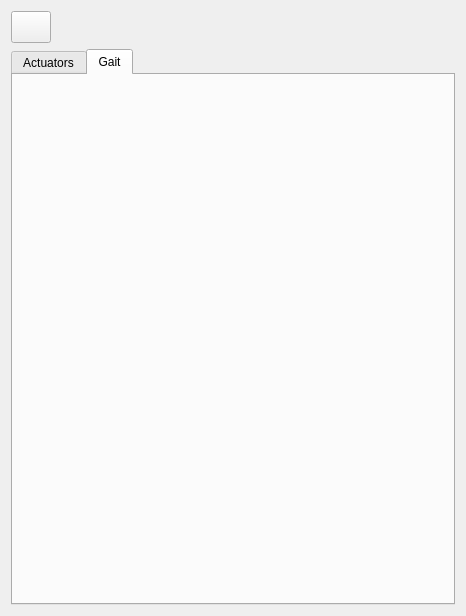
<?xml version="1.0" encoding="UTF-8"?>
<ui version="4.0">
 <class>LeggedMtlobeWidget</class>
 <widget class="QWidget" name="LeggedMtlobeWidget">
  <property name="geometry">
   <rect>
    <x>0</x>
    <y>0</y>
    <width>466</width>
    <height>616</height>
   </rect>
  </property>
  <property name="windowTitle">
   <string>Form</string>
  </property>
  <layout class="QVBoxLayout" name="verticalLayout">
   <item>
    <layout class="QHBoxLayout" name="horizontalLayout">
     <item>
      <widget class="QPushButton" name="pushButtonDelete">
       <property name="sizePolicy">
        <sizepolicy hsizetype="Minimum" vsizetype="Minimum">
         <horstretch>0</horstretch>
         <verstretch>0</verstretch>
        </sizepolicy>
       </property>
       <property name="minimumSize">
        <size>
         <width>32</width>
         <height>32</height>
        </size>
       </property>
       <property name="text">
        <string/>
       </property>
       <property name="icon">
        <iconset resource="../resources/icons.qrc">
         <normaloff>:/icons/trash.svg</normaloff>:/icons/trash.svg</iconset>
       </property>
      </widget>
     </item>
     <item>
      <spacer name="horizontalSpacer">
       <property name="orientation">
        <enum>Qt::Horizontal</enum>
       </property>
       <property name="sizeHint" stdset="0">
        <size>
         <width>40</width>
         <height>20</height>
        </size>
       </property>
      </spacer>
     </item>
    </layout>
   </item>
   <item>
    <widget class="QTabWidget" name="tabWidget">
     <property name="currentIndex">
      <number>1</number>
     </property>
     <widget class="QWidget" name="tabActuators">
      <attribute name="title">
       <string>Actuators</string>
      </attribute>
      <layout class="QGridLayout" name="gridLayout_7">
       <item row="0" column="2">
        <layout class="QGridLayout" name="gridLayout_4">
         <item row="2" column="1">
          <widget class="ActuatorSelector" name="comboBoxLimitSwitchStartPin_10">
           <property name="enabled">
            <bool>true</bool>
           </property>
           <property name="sizePolicy">
            <sizepolicy hsizetype="Minimum" vsizetype="Minimum">
             <horstretch>0</horstretch>
             <verstretch>0</verstretch>
            </sizepolicy>
           </property>
           <property name="toolTip">
            <string>The actuator responsible for steering the forward facing set of wheels.</string>
           </property>
          </widget>
         </item>
         <item row="3" column="1">
          <widget class="ActuatorSelector" name="comboBoxLimitSwitchStartPin_11">
           <property name="enabled">
            <bool>true</bool>
           </property>
           <property name="sizePolicy">
            <sizepolicy hsizetype="Minimum" vsizetype="Minimum">
             <horstretch>0</horstretch>
             <verstretch>0</verstretch>
            </sizepolicy>
           </property>
           <property name="toolTip">
            <string>The actuator responsible for steering the forward facing set of wheels.</string>
           </property>
          </widget>
         </item>
         <item row="3" column="0">
          <widget class="QLabel" name="label_13">
           <property name="sizePolicy">
            <sizepolicy hsizetype="Minimum" vsizetype="Minimum">
             <horstretch>0</horstretch>
             <verstretch>0</verstretch>
            </sizepolicy>
           </property>
           <property name="text">
            <string>Tibia</string>
           </property>
           <property name="alignment">
            <set>Qt::AlignRight|Qt::AlignTrailing|Qt::AlignVCenter</set>
           </property>
          </widget>
         </item>
         <item row="1" column="0">
          <widget class="QLabel" name="label_14">
           <property name="sizePolicy">
            <sizepolicy hsizetype="Minimum" vsizetype="Minimum">
             <horstretch>0</horstretch>
             <verstretch>0</verstretch>
            </sizepolicy>
           </property>
           <property name="text">
            <string>Coxa</string>
           </property>
           <property name="alignment">
            <set>Qt::AlignRight|Qt::AlignTrailing|Qt::AlignVCenter</set>
           </property>
          </widget>
         </item>
         <item row="1" column="1">
          <widget class="ActuatorSelector" name="comboBoxLimitSwitchStartPin_12">
           <property name="enabled">
            <bool>true</bool>
           </property>
           <property name="sizePolicy">
            <sizepolicy hsizetype="Minimum" vsizetype="Minimum">
             <horstretch>0</horstretch>
             <verstretch>0</verstretch>
            </sizepolicy>
           </property>
           <property name="toolTip">
            <string>The actuator responsible for steering the forward facing set of wheels.</string>
           </property>
          </widget>
         </item>
         <item row="2" column="0">
          <widget class="QLabel" name="label_15">
           <property name="sizePolicy">
            <sizepolicy hsizetype="Minimum" vsizetype="Minimum">
             <horstretch>0</horstretch>
             <verstretch>0</verstretch>
            </sizepolicy>
           </property>
           <property name="text">
            <string>Femur</string>
           </property>
           <property name="alignment">
            <set>Qt::AlignRight|Qt::AlignTrailing|Qt::AlignVCenter</set>
           </property>
          </widget>
         </item>
         <item row="0" column="0" colspan="2">
          <widget class="QLabel" name="label_16">
           <property name="text">
            <string>Front Right</string>
           </property>
          </widget>
         </item>
        </layout>
       </item>
       <item row="2" column="0">
        <layout class="QGridLayout" name="gridLayout_3">
         <item row="2" column="1">
          <widget class="ActuatorSelector" name="comboBoxLimitSwitchStartPin_7">
           <property name="enabled">
            <bool>true</bool>
           </property>
           <property name="sizePolicy">
            <sizepolicy hsizetype="Minimum" vsizetype="Minimum">
             <horstretch>0</horstretch>
             <verstretch>0</verstretch>
            </sizepolicy>
           </property>
           <property name="toolTip">
            <string>The actuator responsible for steering the forward facing set of wheels.</string>
           </property>
          </widget>
         </item>
         <item row="3" column="1">
          <widget class="ActuatorSelector" name="comboBoxLimitSwitchStartPin_8">
           <property name="enabled">
            <bool>true</bool>
           </property>
           <property name="sizePolicy">
            <sizepolicy hsizetype="Minimum" vsizetype="Minimum">
             <horstretch>0</horstretch>
             <verstretch>0</verstretch>
            </sizepolicy>
           </property>
           <property name="toolTip">
            <string>The actuator responsible for steering the forward facing set of wheels.</string>
           </property>
          </widget>
         </item>
         <item row="3" column="0">
          <widget class="QLabel" name="label_7">
           <property name="sizePolicy">
            <sizepolicy hsizetype="Minimum" vsizetype="Minimum">
             <horstretch>0</horstretch>
             <verstretch>0</verstretch>
            </sizepolicy>
           </property>
           <property name="text">
            <string>Tibia</string>
           </property>
           <property name="alignment">
            <set>Qt::AlignRight|Qt::AlignTrailing|Qt::AlignVCenter</set>
           </property>
          </widget>
         </item>
         <item row="1" column="0">
          <widget class="QLabel" name="label_8">
           <property name="sizePolicy">
            <sizepolicy hsizetype="Minimum" vsizetype="Minimum">
             <horstretch>0</horstretch>
             <verstretch>0</verstretch>
            </sizepolicy>
           </property>
           <property name="text">
            <string>Coxa</string>
           </property>
           <property name="alignment">
            <set>Qt::AlignRight|Qt::AlignTrailing|Qt::AlignVCenter</set>
           </property>
          </widget>
         </item>
         <item row="1" column="1">
          <widget class="ActuatorSelector" name="comboBoxLimitSwitchStartPin_9">
           <property name="enabled">
            <bool>true</bool>
           </property>
           <property name="sizePolicy">
            <sizepolicy hsizetype="Minimum" vsizetype="Minimum">
             <horstretch>0</horstretch>
             <verstretch>0</verstretch>
            </sizepolicy>
           </property>
           <property name="toolTip">
            <string>The actuator responsible for steering the forward facing set of wheels.</string>
           </property>
          </widget>
         </item>
         <item row="2" column="0">
          <widget class="QLabel" name="label_9">
           <property name="sizePolicy">
            <sizepolicy hsizetype="Minimum" vsizetype="Minimum">
             <horstretch>0</horstretch>
             <verstretch>0</verstretch>
            </sizepolicy>
           </property>
           <property name="text">
            <string>Femur</string>
           </property>
           <property name="alignment">
            <set>Qt::AlignRight|Qt::AlignTrailing|Qt::AlignVCenter</set>
           </property>
          </widget>
         </item>
         <item row="0" column="0" colspan="2">
          <widget class="QLabel" name="label_12">
           <property name="text">
            <string>Back Left</string>
           </property>
          </widget>
         </item>
        </layout>
       </item>
       <item row="1" column="0">
        <layout class="QGridLayout" name="gridLayout_2">
         <item row="2" column="1">
          <widget class="ActuatorSelector" name="comboBoxLimitSwitchStartPin_4">
           <property name="enabled">
            <bool>true</bool>
           </property>
           <property name="sizePolicy">
            <sizepolicy hsizetype="Minimum" vsizetype="Minimum">
             <horstretch>0</horstretch>
             <verstretch>0</verstretch>
            </sizepolicy>
           </property>
           <property name="toolTip">
            <string>The actuator responsible for steering the forward facing set of wheels.</string>
           </property>
          </widget>
         </item>
         <item row="3" column="1">
          <widget class="ActuatorSelector" name="comboBoxLimitSwitchStartPin_5">
           <property name="enabled">
            <bool>true</bool>
           </property>
           <property name="sizePolicy">
            <sizepolicy hsizetype="Minimum" vsizetype="Minimum">
             <horstretch>0</horstretch>
             <verstretch>0</verstretch>
            </sizepolicy>
           </property>
           <property name="toolTip">
            <string>The actuator responsible for steering the forward facing set of wheels.</string>
           </property>
          </widget>
         </item>
         <item row="3" column="0">
          <widget class="QLabel" name="label_4">
           <property name="sizePolicy">
            <sizepolicy hsizetype="Minimum" vsizetype="Minimum">
             <horstretch>0</horstretch>
             <verstretch>0</verstretch>
            </sizepolicy>
           </property>
           <property name="text">
            <string>Tibia</string>
           </property>
           <property name="alignment">
            <set>Qt::AlignRight|Qt::AlignTrailing|Qt::AlignVCenter</set>
           </property>
          </widget>
         </item>
         <item row="1" column="0">
          <widget class="QLabel" name="label_5">
           <property name="sizePolicy">
            <sizepolicy hsizetype="Minimum" vsizetype="Minimum">
             <horstretch>0</horstretch>
             <verstretch>0</verstretch>
            </sizepolicy>
           </property>
           <property name="text">
            <string>Coxa</string>
           </property>
           <property name="alignment">
            <set>Qt::AlignRight|Qt::AlignTrailing|Qt::AlignVCenter</set>
           </property>
          </widget>
         </item>
         <item row="1" column="1">
          <widget class="ActuatorSelector" name="comboBoxLimitSwitchStartPin_6">
           <property name="enabled">
            <bool>true</bool>
           </property>
           <property name="sizePolicy">
            <sizepolicy hsizetype="Minimum" vsizetype="Minimum">
             <horstretch>0</horstretch>
             <verstretch>0</verstretch>
            </sizepolicy>
           </property>
           <property name="toolTip">
            <string>The actuator responsible for steering the forward facing set of wheels.</string>
           </property>
          </widget>
         </item>
         <item row="2" column="0">
          <widget class="QLabel" name="label_6">
           <property name="sizePolicy">
            <sizepolicy hsizetype="Minimum" vsizetype="Minimum">
             <horstretch>0</horstretch>
             <verstretch>0</verstretch>
            </sizepolicy>
           </property>
           <property name="text">
            <string>Femur</string>
           </property>
           <property name="alignment">
            <set>Qt::AlignRight|Qt::AlignTrailing|Qt::AlignVCenter</set>
           </property>
          </widget>
         </item>
         <item row="0" column="0" colspan="2">
          <widget class="QLabel" name="label_11">
           <property name="text">
            <string>Middle Left</string>
           </property>
          </widget>
         </item>
        </layout>
       </item>
       <item row="0" column="0">
        <layout class="QGridLayout" name="gridLayout">
         <item row="2" column="1">
          <widget class="ActuatorSelector" name="comboBoxLimitSwitchStartPin_2">
           <property name="enabled">
            <bool>true</bool>
           </property>
           <property name="sizePolicy">
            <sizepolicy hsizetype="Minimum" vsizetype="Minimum">
             <horstretch>0</horstretch>
             <verstretch>0</verstretch>
            </sizepolicy>
           </property>
           <property name="toolTip">
            <string>The actuator responsible for steering the forward facing set of wheels.</string>
           </property>
          </widget>
         </item>
         <item row="3" column="1">
          <widget class="ActuatorSelector" name="comboBoxLimitSwitchStartPin_3">
           <property name="enabled">
            <bool>true</bool>
           </property>
           <property name="sizePolicy">
            <sizepolicy hsizetype="Minimum" vsizetype="Minimum">
             <horstretch>0</horstretch>
             <verstretch>0</verstretch>
            </sizepolicy>
           </property>
           <property name="toolTip">
            <string>The actuator responsible for steering the forward facing set of wheels.</string>
           </property>
          </widget>
         </item>
         <item row="3" column="0">
          <widget class="QLabel" name="label_3">
           <property name="sizePolicy">
            <sizepolicy hsizetype="Minimum" vsizetype="Minimum">
             <horstretch>0</horstretch>
             <verstretch>0</verstretch>
            </sizepolicy>
           </property>
           <property name="text">
            <string>Tibia</string>
           </property>
           <property name="alignment">
            <set>Qt::AlignRight|Qt::AlignTrailing|Qt::AlignVCenter</set>
           </property>
          </widget>
         </item>
         <item row="1" column="0">
          <widget class="QLabel" name="label">
           <property name="sizePolicy">
            <sizepolicy hsizetype="Minimum" vsizetype="Minimum">
             <horstretch>0</horstretch>
             <verstretch>0</verstretch>
            </sizepolicy>
           </property>
           <property name="text">
            <string>Coxa</string>
           </property>
           <property name="alignment">
            <set>Qt::AlignRight|Qt::AlignTrailing|Qt::AlignVCenter</set>
           </property>
          </widget>
         </item>
         <item row="1" column="1">
          <widget class="ActuatorSelector" name="comboBoxLimitSwitchStartPin">
           <property name="enabled">
            <bool>true</bool>
           </property>
           <property name="sizePolicy">
            <sizepolicy hsizetype="Minimum" vsizetype="Minimum">
             <horstretch>0</horstretch>
             <verstretch>0</verstretch>
            </sizepolicy>
           </property>
           <property name="toolTip">
            <string>The actuator responsible for steering the forward facing set of wheels.</string>
           </property>
          </widget>
         </item>
         <item row="2" column="0">
          <widget class="QLabel" name="label_2">
           <property name="sizePolicy">
            <sizepolicy hsizetype="Minimum" vsizetype="Minimum">
             <horstretch>0</horstretch>
             <verstretch>0</verstretch>
            </sizepolicy>
           </property>
           <property name="text">
            <string>Femur</string>
           </property>
           <property name="alignment">
            <set>Qt::AlignRight|Qt::AlignTrailing|Qt::AlignVCenter</set>
           </property>
          </widget>
         </item>
         <item row="0" column="0" colspan="2">
          <widget class="QLabel" name="label_10">
           <property name="text">
            <string>Front Left</string>
           </property>
          </widget>
         </item>
        </layout>
       </item>
       <item row="2" column="2">
        <layout class="QGridLayout" name="gridLayout_5">
         <item row="2" column="1">
          <widget class="ActuatorSelector" name="comboBoxLimitSwitchStartPin_13">
           <property name="enabled">
            <bool>true</bool>
           </property>
           <property name="sizePolicy">
            <sizepolicy hsizetype="Minimum" vsizetype="Minimum">
             <horstretch>0</horstretch>
             <verstretch>0</verstretch>
            </sizepolicy>
           </property>
           <property name="toolTip">
            <string>The actuator responsible for steering the forward facing set of wheels.</string>
           </property>
          </widget>
         </item>
         <item row="3" column="1">
          <widget class="ActuatorSelector" name="comboBoxLimitSwitchStartPin_14">
           <property name="enabled">
            <bool>true</bool>
           </property>
           <property name="sizePolicy">
            <sizepolicy hsizetype="Minimum" vsizetype="Minimum">
             <horstretch>0</horstretch>
             <verstretch>0</verstretch>
            </sizepolicy>
           </property>
           <property name="toolTip">
            <string>The actuator responsible for steering the forward facing set of wheels.</string>
           </property>
          </widget>
         </item>
         <item row="3" column="0">
          <widget class="QLabel" name="label_17">
           <property name="sizePolicy">
            <sizepolicy hsizetype="Minimum" vsizetype="Minimum">
             <horstretch>0</horstretch>
             <verstretch>0</verstretch>
            </sizepolicy>
           </property>
           <property name="text">
            <string>Tibia</string>
           </property>
           <property name="alignment">
            <set>Qt::AlignRight|Qt::AlignTrailing|Qt::AlignVCenter</set>
           </property>
          </widget>
         </item>
         <item row="1" column="0">
          <widget class="QLabel" name="label_18">
           <property name="sizePolicy">
            <sizepolicy hsizetype="Minimum" vsizetype="Minimum">
             <horstretch>0</horstretch>
             <verstretch>0</verstretch>
            </sizepolicy>
           </property>
           <property name="text">
            <string>Coxa</string>
           </property>
           <property name="alignment">
            <set>Qt::AlignRight|Qt::AlignTrailing|Qt::AlignVCenter</set>
           </property>
          </widget>
         </item>
         <item row="1" column="1">
          <widget class="ActuatorSelector" name="comboBoxLimitSwitchStartPin_15">
           <property name="enabled">
            <bool>true</bool>
           </property>
           <property name="sizePolicy">
            <sizepolicy hsizetype="Minimum" vsizetype="Minimum">
             <horstretch>0</horstretch>
             <verstretch>0</verstretch>
            </sizepolicy>
           </property>
           <property name="toolTip">
            <string>The actuator responsible for steering the forward facing set of wheels.</string>
           </property>
          </widget>
         </item>
         <item row="2" column="0">
          <widget class="QLabel" name="label_19">
           <property name="sizePolicy">
            <sizepolicy hsizetype="Minimum" vsizetype="Minimum">
             <horstretch>0</horstretch>
             <verstretch>0</verstretch>
            </sizepolicy>
           </property>
           <property name="text">
            <string>Femur</string>
           </property>
           <property name="alignment">
            <set>Qt::AlignRight|Qt::AlignTrailing|Qt::AlignVCenter</set>
           </property>
          </widget>
         </item>
         <item row="0" column="0" colspan="2">
          <widget class="QLabel" name="label_20">
           <property name="text">
            <string>Back Right</string>
           </property>
          </widget>
         </item>
        </layout>
       </item>
       <item row="0" column="1" rowspan="3">
        <widget class="QLabel" name="label_25">
         <property name="text">
          <string>Hexapod</string>
         </property>
         <property name="alignment">
          <set>Qt::AlignCenter</set>
         </property>
        </widget>
       </item>
       <item row="1" column="2">
        <layout class="QGridLayout" name="gridLayout_6">
         <item row="2" column="1">
          <widget class="ActuatorSelector" name="comboBoxLimitSwitchStartPin_16">
           <property name="enabled">
            <bool>true</bool>
           </property>
           <property name="sizePolicy">
            <sizepolicy hsizetype="Minimum" vsizetype="Minimum">
             <horstretch>0</horstretch>
             <verstretch>0</verstretch>
            </sizepolicy>
           </property>
           <property name="toolTip">
            <string>The actuator responsible for steering the forward facing set of wheels.</string>
           </property>
          </widget>
         </item>
         <item row="3" column="1">
          <widget class="ActuatorSelector" name="comboBoxLimitSwitchStartPin_17">
           <property name="enabled">
            <bool>true</bool>
           </property>
           <property name="sizePolicy">
            <sizepolicy hsizetype="Minimum" vsizetype="Minimum">
             <horstretch>0</horstretch>
             <verstretch>0</verstretch>
            </sizepolicy>
           </property>
           <property name="toolTip">
            <string>The actuator responsible for steering the forward facing set of wheels.</string>
           </property>
          </widget>
         </item>
         <item row="3" column="0">
          <widget class="QLabel" name="label_21">
           <property name="sizePolicy">
            <sizepolicy hsizetype="Minimum" vsizetype="Minimum">
             <horstretch>0</horstretch>
             <verstretch>0</verstretch>
            </sizepolicy>
           </property>
           <property name="text">
            <string>Tibia</string>
           </property>
           <property name="alignment">
            <set>Qt::AlignRight|Qt::AlignTrailing|Qt::AlignVCenter</set>
           </property>
          </widget>
         </item>
         <item row="1" column="0">
          <widget class="QLabel" name="label_22">
           <property name="sizePolicy">
            <sizepolicy hsizetype="Minimum" vsizetype="Minimum">
             <horstretch>0</horstretch>
             <verstretch>0</verstretch>
            </sizepolicy>
           </property>
           <property name="text">
            <string>Coxa</string>
           </property>
           <property name="alignment">
            <set>Qt::AlignRight|Qt::AlignTrailing|Qt::AlignVCenter</set>
           </property>
          </widget>
         </item>
         <item row="1" column="1">
          <widget class="ActuatorSelector" name="comboBoxLimitSwitchStartPin_18">
           <property name="enabled">
            <bool>true</bool>
           </property>
           <property name="sizePolicy">
            <sizepolicy hsizetype="Minimum" vsizetype="Minimum">
             <horstretch>0</horstretch>
             <verstretch>0</verstretch>
            </sizepolicy>
           </property>
           <property name="toolTip">
            <string>The actuator responsible for steering the forward facing set of wheels.</string>
           </property>
          </widget>
         </item>
         <item row="2" column="0">
          <widget class="QLabel" name="label_23">
           <property name="sizePolicy">
            <sizepolicy hsizetype="Minimum" vsizetype="Minimum">
             <horstretch>0</horstretch>
             <verstretch>0</verstretch>
            </sizepolicy>
           </property>
           <property name="text">
            <string>Femur</string>
           </property>
           <property name="alignment">
            <set>Qt::AlignRight|Qt::AlignTrailing|Qt::AlignVCenter</set>
           </property>
          </widget>
         </item>
         <item row="0" column="0" colspan="2">
          <widget class="QLabel" name="label_24">
           <property name="text">
            <string>Middle Right</string>
           </property>
          </widget>
         </item>
        </layout>
       </item>
       <item row="3" column="1">
        <spacer name="verticalSpacer">
         <property name="orientation">
          <enum>Qt::Vertical</enum>
         </property>
         <property name="sizeHint" stdset="0">
          <size>
           <width>20</width>
           <height>40</height>
          </size>
         </property>
        </spacer>
       </item>
      </layout>
     </widget>
     <widget class="QWidget" name="tabGait">
      <attribute name="title">
       <string>Gait</string>
      </attribute>
      <layout class="QVBoxLayout" name="verticalLayout_2">
       <property name="leftMargin">
        <number>0</number>
       </property>
       <property name="topMargin">
        <number>0</number>
       </property>
       <property name="rightMargin">
        <number>0</number>
       </property>
       <property name="bottomMargin">
        <number>0</number>
       </property>
       <item>
        <widget class="GaitWidget" name="widgetGait" native="true">
         <property name="sizePolicy">
          <sizepolicy hsizetype="Minimum" vsizetype="Minimum">
           <horstretch>0</horstretch>
           <verstretch>0</verstretch>
          </sizepolicy>
         </property>
        </widget>
       </item>
      </layout>
     </widget>
    </widget>
   </item>
  </layout>
 </widget>
 <customwidgets>
  <customwidget>
   <class>GaitWidget</class>
   <extends>QWidget</extends>
   <header location="global">../libpuppet/gait/GaitWidget.hpp</header>
   <container>1</container>
  </customwidget>
  <customwidget>
   <class>ActuatorSelector</class>
   <extends>QComboBox</extends>
   <header location="global">widgets/ActuatorSelector.hpp</header>
  </customwidget>
 </customwidgets>
 <resources>
  <include location="../resources/icons.qrc"/>
 </resources>
 <connections/>
</ui>
